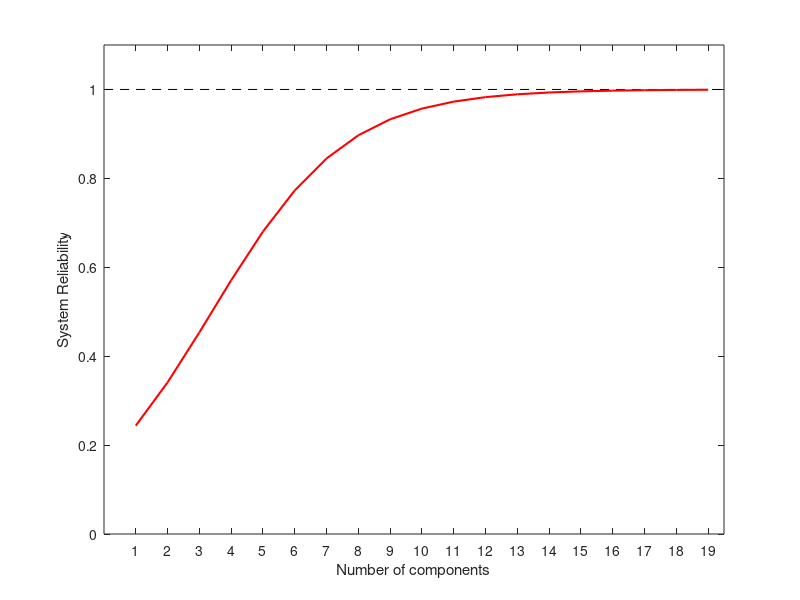

Write MATLAB code to recreate this figure. (Note: this script raises an error after producing the figure.)
p = 0.981920903954802;
q = 1-p;
n = 19;
mu = 3.8344;
sigma = 2.0762;
Rs = zeros(1,n);
for x = 1:n
    R_kx_i = 0;
    for k = 1:x
        R_kx = 0;
        for i = k:x
            R_kx_i = nchoosek(x,i)*(p^i)*(q^(x-i));
            R_kx = R_kx + R_kx_i;
        end
        Rs(1,x) = Rs(1,x) + R_kx * (cdf("Logistic", k+0.5, mu, sigma)-cdf("Logistic", k-0.5, mu, sigma));
    end
     R_kx = 0;
        for i = 0:x
            R_kx_i = nchoosek(x,i)*(p^i)*(q^(x-i));
            R_kx = R_kx + R_kx_i;
        end
            Rs(1,x) = Rs(1,x) + R_kx*cdf("Logistic", 0.5, mu, sigma);
end

l = figure;
plot([0 n+0.5], [1 1], 'LineStyle','--','Color','black','LineWidth',0.5);
hold on
N = 1:1:n;
plot(N, Rs, 'LineWidth',1.5,'Color','red');
xlabel('Number of components');
ylabel('System Reliability');
xticks(1:1:n);
axis([0  n+0.5 0 1.1]);
fontsize(gca,12,"pixels");
set(gcf,'units','centimeters','position',[10,10,16,8]);
set(gca,'units','centimeters','position',[1.3,1.3,14.5,6.5]);
saveas(l,sprintf('System Reliability Method2 cs1')); % save created plot
